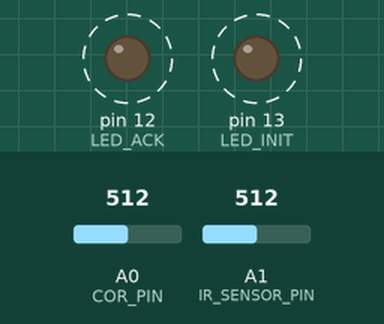
Recording of a sketch running on a simulated Arduino Uno, built with avr-gcc and run on an emulated ATmega328P. On the bench: output pins drawn as LEDs (lit = HIGH). Dashed ring = blinking. The test bench sets the inputs (shaded band); at power-on: A0 (COR_PIN) = 512, A1 (IR_SENSOR_PIN) = 512. What the sketch prints to the serial monitor is not drawn.

Above: at 0.07 s.
At 2.62 s:
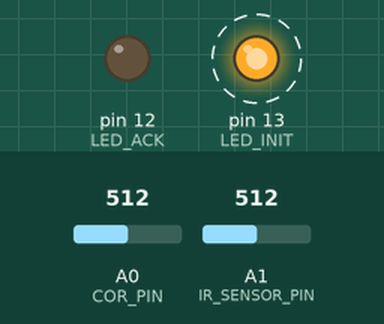
Timing chart, 0 to 3.0 s (numbered marks = the images above):
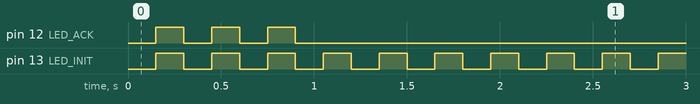

The sketch:

SprayDigital.pde
```cpp
#include <TimerOne.h>

#define M_E 2.7182818284590452353602874713526624977572470936999595749669

const byte INIT = 1;
const byte ACK = 2;

const int LED_INIT = 13;
const int LED_ACK = 12;

const long DELAY_TIMEOUT = 30000;
const int  ACK_BLINKS = 3;

// INICIALIZACAO E ACKNOWLEDGMENT
boolean inicializado = false;
long timestampTimeout;

// DISTÂNCIA
const int IR_SENSOR_PIN = A1;
int distanciaAnterior = -1;

// COR
const int COR_PIN = A0;
const int METADE_SELETOR_COR = 150;
int corAnterior = -1;

const long DELAY_COR = 2000;
const long MUDANCA_MIN_COR = 35;
long timestampUltimaAtividadeCor = 0;
int leituraAnteriorCor = -100;

byte incomingByte;
int ackBlinks = 0;

long timestamp;

/*
 *
 */
void setup() {
  Serial.begin(9600);

  pinMode(LED_INIT, OUTPUT);
  pinMode(LED_ACK, OUTPUT);

  //Inicializa o contador num intervalo de 250ms
  Timer1.initialize(150000);
  //Associa o contador à função de piscar o Led:
  Timer1.attachInterrupt(controlarLedsSinalizadores);
}

/*
 *
 */
void loop() {
  //Inicializacao e Acknowledgment
  if(Serial.available()) {
    incomingByte = Serial.read();

    //Init
    if(incomingByte == INIT) {
      inicializado = true;
      timestampTimeout = millis();
    }
    //Ack
    else if(incomingByte == ACK) {
      ackBlinks = 0;
      inicializado = true;
      timestampTimeout = millis();
    }
  }

  //if(inicializado) {
    //Cor
    int cor = lerCor();
    if(cor != corAnterior) {
      Serial.print("c:");
      Serial.println(cor);
      corAnterior = cor;
    }
    else {
      if(millis() - timestamp >= 50) {
        //Distancia
        int distancia = lerDistancia();
        if((distancia != distanciaAnterior && abs(distancia - distanciaAnterior) > 1)) {
          Serial.println((int) distConv(distancia));
          distanciaAnterior = distancia;
        }
        timestamp = millis();
      }
    }
  //}

  checkTimeout();

  delay(25);
}

void checkTimeout() {
  if(inicializado) {
    if((millis() - timestampTimeout) > DELAY_TIMEOUT) {
      inicializado = false;
    }
  }
}

/*
 * distConv()
 *
 * convert voltage reading to millimeters.
 *
 * exponential fit from data set:
 *
 * --------------------------------------------
 * reading   | distance | reading  | distance
 * --------------------------------------------
 * 6         | 3        | 80       | 25
 * 26        | 5        | 84       | 30
 * 57        | 10       | 85       | 35
 * 70        | 15       | 87       | 40
 * 77        | 20       |          |
 * --------------------------------------------
 *
 * best fit: 3.96929 e^(0.0523051 x)
 *
 */

double distConv(double x) {
  return 3.96929 * pow(M_E, 0.0523051 * x);
}

void controlarLedsSinalizadores() {
  if(!inicializado) {
    digitalWrite(LED_INIT, !digitalRead(LED_INIT));
  } else {
    digitalWrite(LED_INIT, HIGH);
  }

  //Sinalizacao do ACK
  if(ackBlinks < (ACK_BLINKS * 2)) {
    digitalWrite(LED_ACK, !digitalRead(LED_ACK));
    ackBlinks++;
  } else {
    digitalWrite(LED_ACK, LOW);
  }
}

/*
 * Verifica se houve atividade no seletor de cor apos um periodo sem mudar a faixa de valores
 */
boolean verificaAtividadeSeletorCor() {
  boolean retorno = false;

  //Le o valor do seletor de cor
  int amostragemCor[7];
  for(int i = 0; i < (sizeof(amostragemCor)/sizeof(int)); i++) {
    amostragemCor[i] = analogRead(COR_PIN);
  }
  int leituraCor = moda(amostragemCor, sizeof(amostragemCor)/sizeof(int));

  //Se a diferenca para o valor anterior for maior
  //que 50 pontos, considera como atividade
  if(abs(leituraAnteriorCor - leituraCor) > MUDANCA_MIN_COR) {

    //Se o instante da ultima mudanca no seletor tiver sido
    //a mais de 1000ms, considera que teve atividade recente.
    if(millis() - timestampUltimaAtividadeCor > DELAY_COR) {
      retorno = true;
    }

    timestampUltimaAtividadeCor = millis();
    leituraAnteriorCor = leituraCor;
  }

  return retorno;
}

int lerCor() {
  int amostragemCor[7];
  for(int i = 0; i < (sizeof(amostragemCor)/sizeof(int)); i++) {
    amostragemCor[i] = analogRead(COR_PIN);
  }
  int leituraCor = moda(amostragemCor, sizeof(amostragemCor)/sizeof(int));

  /*
   * WARNING: __Golden__ code bellow
   *
   * Those were __logarithmic__ potentiometers, in which teh difference between
   * two angles would be directly proportional to teh difference between
   * exp(leituraCor).
   *
   */
#if 0
  //Os potenciometros que comprei tem um erro que
  //ate a metade do seletor, retorna 2/10 do maximo
  if(leituraCor <= METADE_SELETOR_COR) {
    return map(leituraCor, 0, METADE_SELETOR_COR, 0, 7);
  } else {
    return map(leituraCor, METADE_SELETOR_COR, 1023, 7, 15);
  }
#endif

  /* New __linear__ potentiometer */
  return map(leituraCor, 0, 1023, 0, 15);
}

int lerDistancia() {
  int amostragemDistancia[7];
  for(int i = 0; i < (sizeof(amostragemDistancia)/sizeof(int)); i++) {
//    //Sonar
//    amostragemDistancia[i] = analogRead(SONAR_PIN);

    //IR DIST SENS.
    amostragemDistancia[i] = map(analogRead(IR_SENSOR_PIN), 650, 100, 5, 80);
  }

//  //Sonar
//  return media(amostragemDistancia, sizeof(amostragemDistancia)/sizeof(int));

//IR
  return moda(amostragemDistancia, sizeof(amostragemDistancia)/sizeof(int));
}

/**
 * Calcula a média
 */
int media(int amostragem[], int length) {
  int media;
  for(int i = 0; i < length; i++) {
    media += amostragem[i];
  }

  return (media / length);
}

/**
 * Calcula a moda
 */
int moda(int amostragem[], int length) {
  int contagem = 0;
  int moda = 0;
  int maior = 0;
  for(int a = 0; a < length; a++) {
    contagem = 0;
    for(int b = a+1; b < length; b++) {
      if(amostragem[a] == amostragem[b]) {
        contagem++;
      }
    }
    if(contagem > maior) {
      moda = amostragem[a];
      maior = contagem;
    }
  }

  return moda;
}
```

Measured:
- by itself, pin 12 (LED_ACK): alternates HIGH for 0.15 s and LOW for 0.15 s, 6 changes in all, then stays LOW
- by itself, pin 13 (LED_INIT): alternates HIGH for 0.15 s and LOW for 0.15 s
